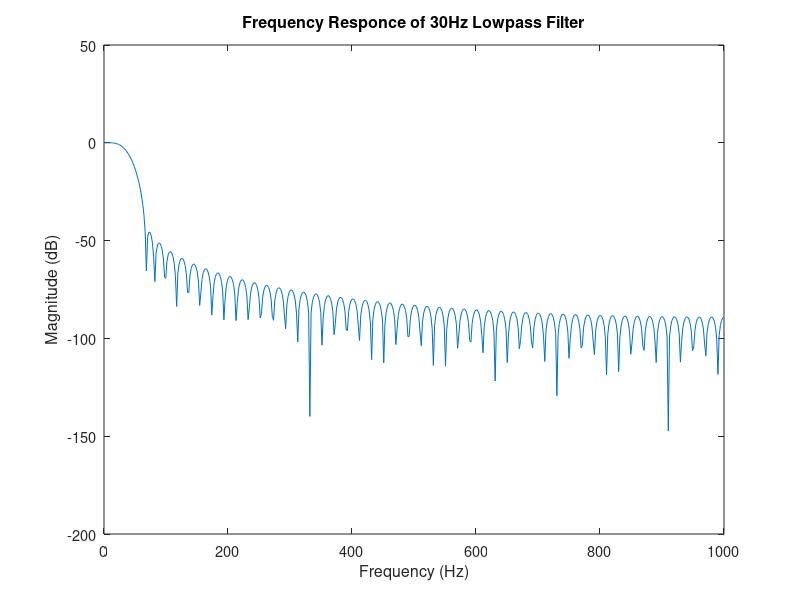
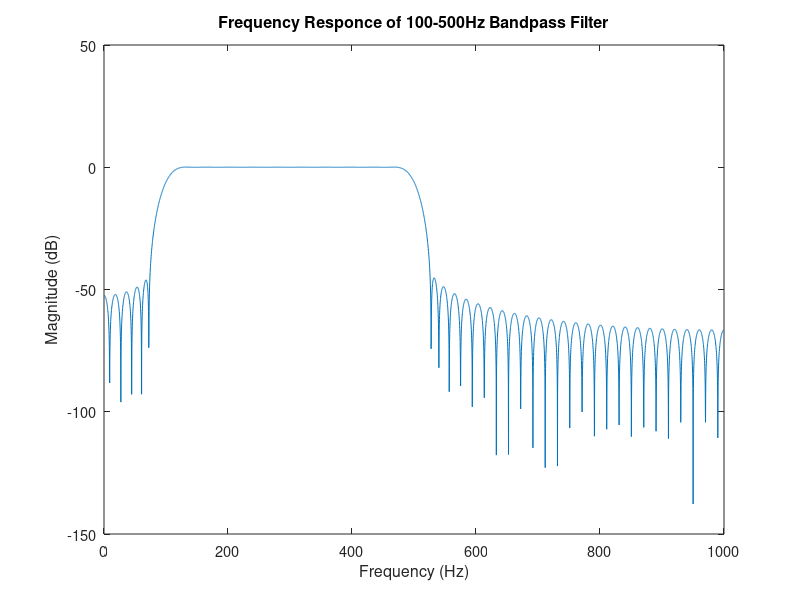

MATLAB code for these plots, in order:
figure
load 50HzLP.mat
[h,w]=freqz(Num,1);
plot(w/pi*1000,20*log10(abs(h)))
xlabel('Frequency (Hz)')
ylabel('Magnitude (dB)')
title('Frequency Responce of 30Hz Lowpass Filter')
set(gca,'fontsize', 10.5);

figure
load 100_500HzBP.mat
[h,w]=freqz(Num,1,5000);
plot(w/pi*1000,20*log10(abs(h)))
xlabel('Frequency (Hz)')
ylabel('Magnitude (dB)')
title('Frequency Responce of 100-500Hz Bandpass Filter')
set(gca,'fontsize', 10.5);

